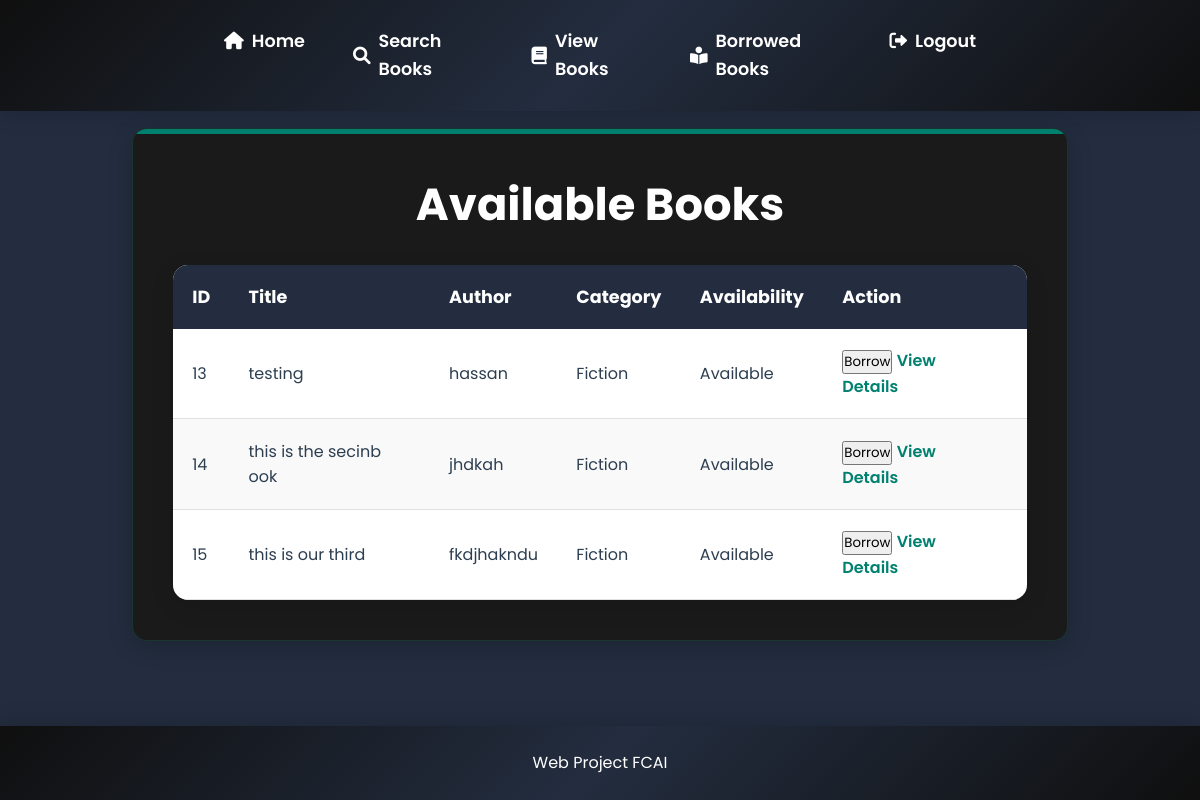
/library/view/, run on an earlier commit of the app's database.
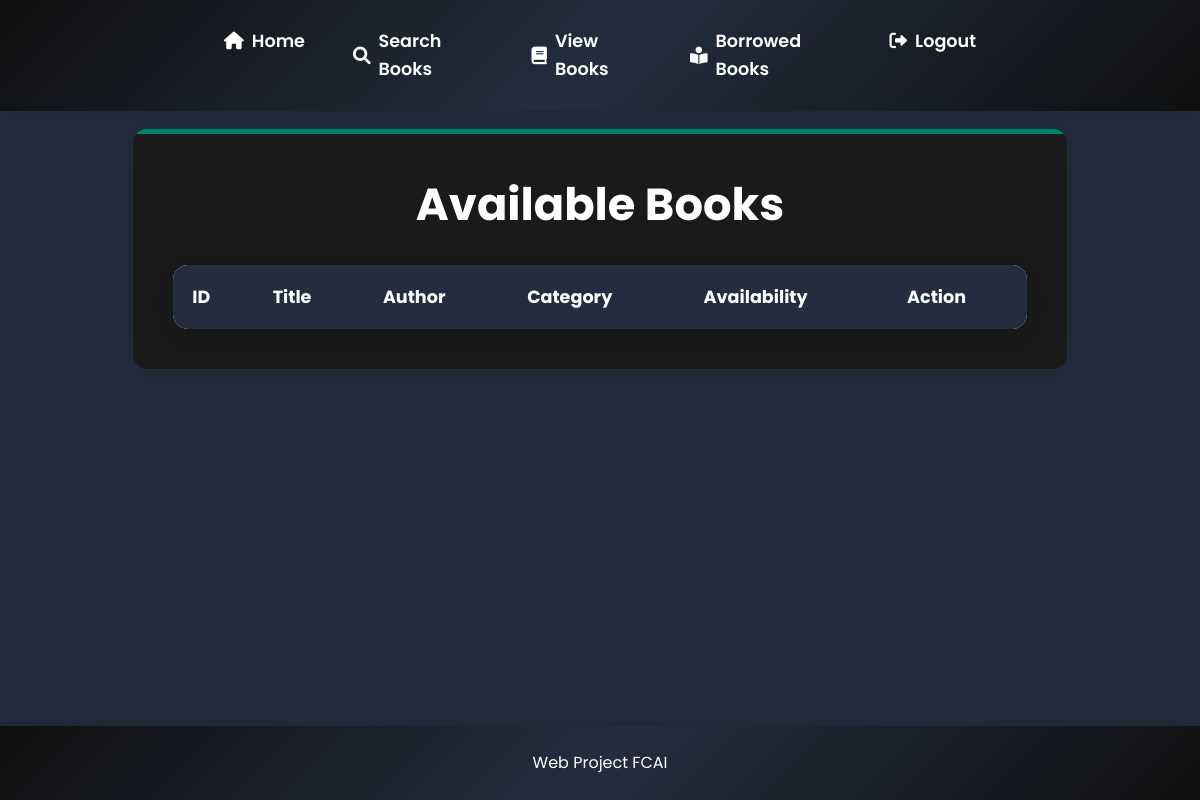
And on a later commit of the database.
### lib/models.py (models this page shows)
class Book_Details(models.Model):
    Name = models.CharField(max_length=120)
    Author = models.CharField(max_length=120)
    Category = models.CharField(max_length=120)
    Description = models.TextField()
    Date_Added = models.DateField()
    Availability = models.BooleanField(default=True)

### lib/views.py (the view)
# urls.py: path('view/', views.userShow_book, name='view_books'),
def userShow_book(request):  # View books
    books = Book_Details.objects.all()
    return render(request, 'user_view_books.html', {'books': books})

### templates/user_view_books.html (shortened to what this page needs)
{% load static %}
<link rel="stylesheet" href="{% static 'css/style.css' %}">
<link rel="stylesheet" href="{% static 'css/icon.css' %}">
<!DOCTYPE html>
<html lang="en">
<head>
    <link rel="stylesheet" href="../css/style.css">
</head>
<body>
<nav>
    <ul>
        <li><a href="{% url 'user_dashboard' %}"><i class="fas fa-home"></i> Home</a></li>
        <li><a href="{% url 'search_books' %}"><i class="fas fa-search"></i> Search Books</a></li>
        <li><a href="{% url 'view_books' %}"><i class="fas fa-book"></i> View Books</a></li>
        <li><a href="{% url 'borrowed_books' %}"><i class="fas fa-book-reader"></i> Borrowed Books</a></li>
        <li><a href="{% url 'index' %}"><i class="fas fa-sign-out-alt"></i> Logout</a></li>
    </ul>
</nav>
    <main>
        <div class="card">
            <h1>Available Books</h1>
            <table>
                <thead>
                    <tr>
                        <th>ID</th>
                        <th>Title</th>
                        <th>Author</th>
                        <th>Category</th>
                        <th>Availability</th>
                        <th>Action</th>
                    </tr>
                </thead>
                 <tbody>
    {% for book in books %}
    <tr>
        <td>{{ book.id }}</td>
        <td>{{ book.Name }}</td>
        <td>{{ book.Author }}</td>
        <td>{{ book.Category }}</td>
        <td>{{ book.Availability }}</td>
<td>
    <button>Borrow</button>
    <a href="{% url 'book_details' book.id %}">View Details</a>
</td>
    </tr>
    {% endfor %}
</tbody>
            </table>
        </div>
    </main>
    <footer>
        <p>Web Project FCAI</p>
    </footer>
</body>
</html>

### static/css/style.css (style rules this page uses)
* { margin: 0; padding: 0; box-sizing: border-box; font-family: 'Poppins', sans-serif; }
body { background: #232d3f; color: #2c3e50; line-height: 1.6; overflow-x: hidden; }
nav { background: linear-gradient(135deg, #0F0F0F 0%, #232d3f 50%, #0f0f0f 100%); padding: 1rem; position: fixed; width: 100%; top: 0; box-shadow: 0 4px 20px rgba(0, 0, 0, 0.15); z-index: 100; }
nav ul { list-style: none; display: flex; justify-content: space-around; max-width: 800px; margin: 0 auto; }
nav a { color: white; text-decoration: none; padding: 0.7rem 1.5rem; font-weight: 600; font-size: 1.1rem; display: flex; align-items: center; transition: all 0.3s ease; border-radius: 20px; }
nav a i { margin-right: 0.5rem; }
main { margin-top: 80px; margin-bottom: 80px; padding: 3rem 2rem; max-width: 1000px; margin-left: auto; margin-right: auto; min-height: calc(100vh - 160px); }
h1 { color: white; font-size: 2.8rem; font-weight: 700; margin-bottom: 1.5rem; text-align: center; position: relative; }
.card { background: #1a1a1a; padding: 2.5rem; border-radius: 15px; box-shadow: 0 6px 25px rgba(0, 0, 0, 0.2); border: 1px solid rgba(22, 160, 133, 0.2); position: relative; overflow: hidden; }
.card::before { content: ''; position: absolute; top: 0; left: 0; width: 100%; height: 5px; background: #008170; }
table { width: 100%; border-collapse: collapse; margin-top: 1.5rem; background: white; border-radius: 15px; overflow: hidden; box-shadow: 0 6px 25px rgba(0, 0, 0, 0.1); }
th, td { padding: 1.2rem; text-align: left; }
th { background: #232d3f ; color: white; font-weight: 700; font-size: 1.1rem; }
footer { text-align: center; padding: 1.5rem; background: linear-gradient(135deg, #0f0f0f 0%, #232d3f 50%, #0f0f0f 100%); color: white; position: fixed; bottom: 0; width: 100%; box-shadow: 0 -4px 20px rgba(0, 0, 0, 0.15); font-size: 1rem; z-index: 100; }
footer p { margin: 0; }

### Library/static/css/style.css (style rules this page uses)
* { margin: 0; padding: 0; box-sizing: border-box; font-family: 'Poppins', sans-serif; }
body { background: #232d3f; color: #2c3e50; line-height: 1.6; overflow-x: hidden; }
nav { background: linear-gradient(135deg, #0F0F0F 0%, #232d3f 50%, #0f0f0f 100%); padding: 1rem; position: fixed; width: 100%; top: 0; box-shadow: 0 4px 20px rgba(0, 0, 0, 0.15); z-index: 100; }
nav ul { list-style: none; display: flex; justify-content: space-around; max-width: 800px; margin: 0 auto; }
nav a { color: white; text-decoration: none; padding: 0.7rem 1.5rem; font-weight: 600; font-size: 1.1rem; display: flex; align-items: center; transition: all 0.3s ease; border-radius: 20px; }
nav a i { margin-right: 0.5rem; }
main { margin-top: 80px; margin-bottom: 80px; padding: 3rem 2rem; max-width: 1000px; margin-left: auto; margin-right: auto; min-height: calc(100vh - 160px); }
h1 { color: white; font-size: 2.8rem; font-weight: 700; margin-bottom: 1.5rem; text-align: center; position: relative; }
.card { background: #1a1a1a; padding: 2.5rem; border-radius: 15px; box-shadow: 0 6px 25px rgba(0, 0, 0, 0.2); border: 1px solid rgba(22, 160, 133, 0.2); position: relative; overflow: hidden; }
.card::before { content: ''; position: absolute; top: 0; left: 0; width: 100%; height: 5px; background: #008170; }
table { width: 100%; border-collapse: collapse; margin-top: 1.5rem; background: white; border-radius: 15px; overflow: hidden; box-shadow: 0 6px 25px rgba(0, 0, 0, 0.1); }
th, td { padding: 1.2rem; text-align: left; }
th { background: #232d3f ; color: white; font-weight: 700; font-size: 1.1rem; }
footer { text-align: center; padding: 1.5rem; background: linear-gradient(135deg, #0f0f0f 0%, #232d3f 50%, #0f0f0f 100%); color: white; position: fixed; bottom: 0; width: 100%; box-shadow: 0 -4px 20px rgba(0, 0, 0, 0.15); font-size: 1rem; z-index: 100; }
footer p { margin: 0; }

What changed in the data, as far as the page shows it:
removed Book_Details: id "13", Name "testing", Author "hassan", Category "Fiction", Availability "Available"
removed Book_Details: id "14", Name "this is the secinb ook", Author "jhdkah", Category "Fiction", Availability "Available"
removed Book_Details: id "15", Name "this is our third", Author "fkdjhakndu", Category "Fiction", Availability "Available"
